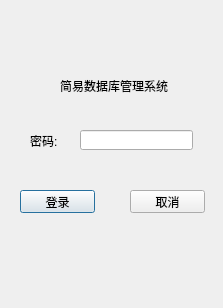
<?xml version="1.0" encoding="UTF-8"?>
<ui version="4.0">
 <class>LoginDialog</class>
 <widget class="QDialog" name="LoginDialog">
  <property name="geometry">
   <rect>
    <x>0</x>
    <y>0</y>
    <width>223</width>
    <height>308</height>
   </rect>
  </property>
  <property name="windowTitle">
   <string>Dialog</string>
  </property>
  <widget class="QLabel" name="label">
   <property name="geometry">
    <rect>
     <x>60</x>
     <y>70</y>
     <width>141</width>
     <height>31</height>
    </rect>
   </property>
   <property name="text">
    <string>简易数据库管理系统</string>
   </property>
  </widget>
  <widget class="QLabel" name="label_2">
   <property name="geometry">
    <rect>
     <x>30</x>
     <y>130</y>
     <width>41</width>
     <height>21</height>
    </rect>
   </property>
   <property name="text">
    <string>密码:</string>
   </property>
  </widget>
  <widget class="QLineEdit" name="lineEdit">
   <property name="geometry">
    <rect>
     <x>80</x>
     <y>130</y>
     <width>113</width>
     <height>20</height>
    </rect>
   </property>
  </widget>
  <widget class="QPushButton" name="pushButton">
   <property name="geometry">
    <rect>
     <x>20</x>
     <y>190</y>
     <width>75</width>
     <height>23</height>
    </rect>
   </property>
   <property name="text">
    <string>登录</string>
   </property>
  </widget>
  <widget class="QPushButton" name="pushButton_2">
   <property name="geometry">
    <rect>
     <x>130</x>
     <y>190</y>
     <width>75</width>
     <height>23</height>
    </rect>
   </property>
   <property name="text">
    <string>取消</string>
   </property>
  </widget>
 </widget>
 <resources/>
 <connections/>
</ui>
